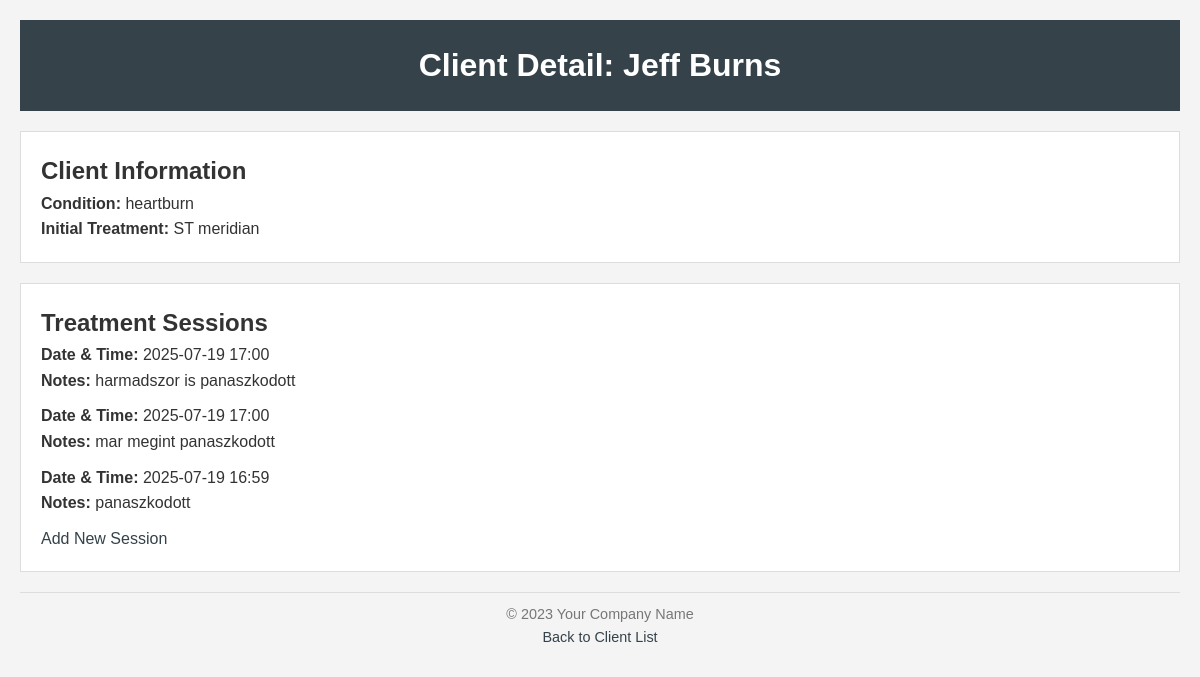
Screenshot of /client/3/ with the database file from the repository.
### client/models.py (models this page shows, shortened)
class Client(models.Model):
    name = models.CharField(max_length=200)
    condition = models.TextField(help_text="Describe the client's condition")
    treatment = models.TextField(help_text="Initial treatment or notes")

class TreatmentSession(models.Model):
    client = models.ForeignKey(Client, related_name="sessions", on_delete=models.CASCADE)
    date_time = models.DateTimeField(default=timezone.now)
    treatment_notes = models.TextField(help_text="Notes of the treatment session")

### client/views.py (the view)
# urls.py: path('client/<int:pk>/', views.client_detail, name='client_detail'),
def client_detail(request, pk):
    client = get_object_or_404(Client, pk=pk)
    sessions = client.sessions.order_by('-date_time')
    return render(request, 'client/client_detail.html', {'client': client, 'sessions': sessions})

### client/templates/client/client_detail.html (shortened to what this page needs)
{% load static %}
<!DOCTYPE html>
<html lang="en">
<head>
  <link rel="stylesheet" href="{% static 'css/styles.css' %}">
</head>
<body>
  <header>
    <h1>Client Detail: {{ client.name }}</h1>
  </header>
  <section>
    <h2>Client Information</h2>
    <p><strong>Condition:</strong> {{ client.condition }}</p>
    <p><strong>Initial Treatment:</strong> {{ client.treatment }}</p>
  </section>
  <section>
    <h2>Treatment Sessions</h2>
    {% if sessions %}
      <ul>
        {% for session in sessions %}
          <li>
            <strong>Date & Time:</strong> {{ session.date_time|date:"Y-m-d H:i" }}<br>
            <strong>Notes:</strong> {{ session.treatment_notes }}
          </li>
        {% endfor %}
      </ul>
    {% else %}
      <p>No treatment sessions recorded yet.</p>
    {% endif %}
    <a href="{% url 'add_treatment_session' client.id %}">Add New Session</a>
  </section>
  <footer>
    <p>&copy; {{ current_year|default:"2023" }} Your Company Name</p>
    <p><a href="{% url 'client_list' %}">Back to Client List</a></p>
  </footer>
</body>
</html>

### client/static/css/styles.css (style rules this page uses)
* { margin: 0; padding: 0; box-sizing: border-box; }
body { font-family: Arial, sans-serif; line-height: 1.6; background-color: #f4f4f4; color: #333; padding: 20px; }
header { background: #35424a; color: #ffffff; padding: 20px 0; text-align: center; margin-bottom: 20px; }
main, section { background: #ffffff; padding: 20px; margin-bottom: 20px; border: 1px solid #dddddd; }
footer { text-align: center; font-size: 0.9em; color: #777; margin-top: 20px; padding-top: 10px; border-top: 1px solid #dddddd; }
a { color: #35424a; text-decoration: none; }
ul { list-style-type: none; margin: 0; padding: 0; }
li { margin-bottom: 10px; }

### rows the page displays
Client: name "Jeff Burns", condition "heartburn", treatment "ST meridian"
TreatmentSession: date_time "2025-07-19 17:00", treatment_notes "harmadszor is panaszkodott"
TreatmentSession: date_time "2025-07-19 17:00", treatment_notes "mar megint panaszkodott"
TreatmentSession: date_time "2025-07-19 16:59", treatment_notes "panaszkodott"

### other values shown
{{ current_year|default:"2023" }} "2023"
